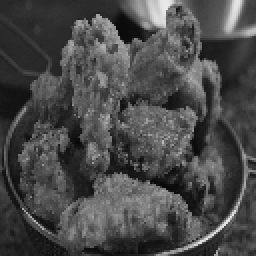
#> input picture lib/image_1.jpg, 128 x 128 px (shown 2 times larger)
$ python test_sift.py
#> lines starting #> are read from the running program, lines starting #| are printed output that depends on the picture
#%%
import numpy as np
import cv2
import os
os.chdir('C:\\Users\sh355\Documents\GitHub\spr2017-proj3-group10\data2')
img = cv2.imread('image_1.jpg')
#> img is the input picture: shape (128, 128, 3); min 7, max 235, mean 73.5
gray= cv2.cvtColor(img,cv2.COLOR_BGR2GRAY)
sift = cv2.xfeatures2d.SIFT_create()
(kps, descs) = sift.detectAndCompute(gray, None)
#> kps = 195 keypoints; strongest (x, y, size): (65, 14, 8.9), (40, 12, 3.3), (89, 4, 2.2), (122, 78, 2.2)
print("# kps: {}, descriptors: {}".format(len(kps), descs.shape))
#| # kps: 195, descriptors: (195, 128)
img=cv2.drawKeypoints(gray,kps, img)
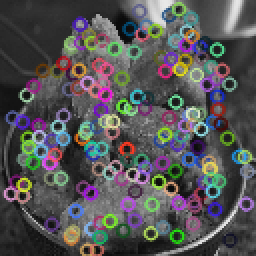
#> img: shape (128, 128, 3) (shown 2 times larger); mean B, G, R 85.1, 84, 84.9
cv2.imwrite('sift_keypoints.jpg',img)
descs_list = descs.tolist()
#> descs_list = 195 items
